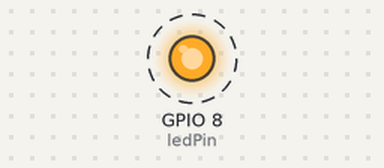
A program run on a simulated ESP32-C3. Parts: output pins drawn as LEDs (lit = HIGH). Dashed ring = blinking. What the program prints to the serial monitor is not drawn.

Above: at 1.5 s.
Timing chart, 0 to 5.6 s (numbered marks = the images above):
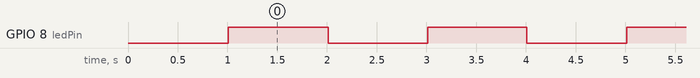

The program:

main.cpp
```cpp
/*
 * ESP32-C3 测试 Demo - 最简稳定版本
 * 功能：
 * 1. LED闪烁测试
 * 2. 串口输出信息
 */

#include <Arduino.h>

// LED引脚定义（ESP32-C3 DevKitM-1板载LED在GPIO8）
const int ledPin = 8;

// 计时器变量
unsigned long previousMillis = 0;
const long interval = 1000;  // LED闪烁间隔（毫秒）
int ledState = LOW;

void setup() {
  // 初始化串口
  Serial.begin(115200);
  delay(1000);  // 等待串口稳定

  Serial.println("\n=== ESP32-C3 测试 Demo 启动中 ===");

  // 设置LED引脚为输出
  pinMode(ledPin, OUTPUT);
  digitalWrite(ledPin, LOW);

  // 打印ESP32-C3信息
  Serial.println("\n=== ESP32-C3 信息 ===");
  Serial.print("芯片型号: ");
  Serial.println(ESP.getChipModel());
  Serial.print("CPU频率: ");
  Serial.print(ESP.getCpuFreqMHz());
  Serial.println(" MHz");
  Serial.print("Flash大小: ");
  Serial.print(ESP.getFlashChipSize() / 1024 / 1024);
  Serial.println(" MB");
  Serial.print("当前可用内存: ");
  Serial.print(ESP.getFreeHeap() / 1024);
  Serial.println(" KB");

  Serial.println("\nLED闪烁测试开始...");
}

void loop() {
  // 获取当前时间
  unsigned long currentMillis = millis();

  // LED闪烁逻辑
  if (currentMillis - previousMillis >= interval) {
    previousMillis = currentMillis;

    // 切换LED状态
    if (ledState == LOW) {
      ledState = HIGH;
    } else {
      ledState = LOW;
    }

    digitalWrite(ledPin, ledState);

    // 串口输出LED状态
    Serial.print("LED状态: ");
    Serial.println(ledState ? "ON" : "OFF");

    // 定期输出系统信息
    static unsigned long infoInterval = 0;
    if (currentMillis - infoInterval >= 10000) {  // 每10秒
      infoInterval = currentMillis;
      Serial.print("运行时间: ");
      Serial.print(currentMillis / 1000);
      Serial.println(" 秒");
      Serial.print("可用内存: ");
      Serial.print(ESP.getFreeHeap() / 1024);
      Serial.println(" KB");
    }
  }

  // 避免重启的延迟
  delay(1);
}
```

Measured:
- by itself, GPIO 8 (ledPin): alternates HIGH for 1.0 s and LOW for 1.0 s
